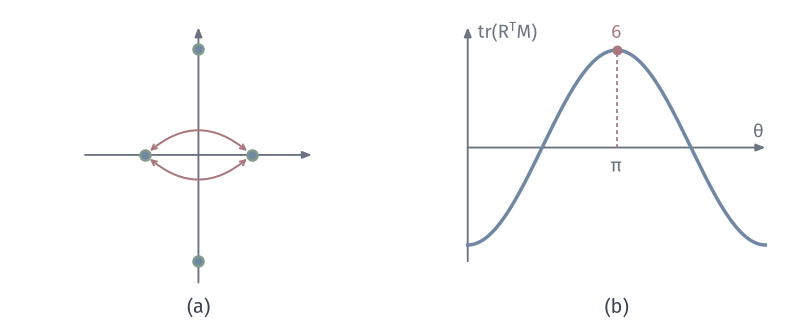

Source code (Python):
from pathlib import Path
import sys
ROOT = next(p for p in Path(__file__).resolve().parents if (p/"build.sh").is_file() and (p/"tex/book.tex").is_file())
sys.path.insert(0, str(ROOT/"figures/04-spaces-measures-and-geometry/04-manifolds/matplotlib/mfd-common"))
from mfd3d import *
def axes_box(ax, x0, y0, w, h, xlim, ylim):
    """Plain axes at mm position on the canvas (data coordinates in the returned callable)."""
    sx, sy = w/(xlim[1]-xlim[0]), h/(ylim[1]-ylim[0])
    return (lambda x, y: (x0+(np.asarray(x)-xlim[0])*sx, y0+(np.asarray(y)-ylim[0])*sy))
def axis(ax, a, b, **kw):
    arrow(ax, a, b, color=MUTED, lw=.75, scale=5.5, zorder=2)

"""Mirror data: M=diag(2,-8); best rotation -I, residuals; tr(R^T M)=-6 cos(theta)."""
W, H = 112, 46
fig, ax = canvas(W, H)
x = np.array([[1, 0], [0, 2], [-1, 0], [0, -2.0]]); y = x*np.array([1, -1]); rot = -x
s = 7.5; cx, cy = 28, 24
axis(ax, (cx-16, cy), (cx+16, cy)); axis(ax, (cx, cy-18), (cx, cy+18))
P = lambda p: (cx+s*p[0], cy+s*p[1])
for i in range(4):
    a = P(rot[i]); b = P(y[i])
    if np.linalg.norm(rot[i]-y[i]) > .1:
        ax.annotate('', xy=b, xytext=a, arrowprops=dict(arrowstyle='<->,head_length=.25,head_width=.12', color=RED, lw=.8, shrinkA=2.4, shrinkB=2.4, connectionstyle='arc3,rad=-.45'), zorder=5)
for i in range(4):
    dot(ax, P(y[i]), GREEN, size=2.0, zorder=5)
    dot(ax, P(rot[i]), BLUE, size=1.1, zorder=6)
panel_tag(ax, cx, 1.7, '(a)')
x0, y0, w, h = 66, 9, 42, 33
xlim, ylim = (0, 2*np.pi), (-7, 7.4)
T = axes_box(ax, x0, y0, w, h, xlim, ylim)
axis(ax, T(0, 0), T(xlim[1], 0)); axis(ax, T(0, ylim[0]), T(0, ylim[1]))
th = np.linspace(0, 2*np.pi, 400); ax.plot(*T(th, -6*np.cos(th)), color=BLUE, lw=1.4, zorder=3)
dot(ax, T(np.pi, 6), RED); label(ax, T(np.pi, 6)+np.array([0, 2.5]), '6', 7.5, RED)
ax.plot(*T([np.pi, np.pi], [0, 6]), color=RED, lw=.7, ls=(0, (2.2, 1.8)))
label(ax, T(np.pi, 0)+np.array([0, -2.6]), r'$\pi$', 7.5, MUTED); label(ax, T(xlim[1], 0)+np.array([-.2, 2.1]), r'$\theta$', 7.5, MUTED, ha='right')
label(ax, T(-.0, ylim[1])+np.array([1.4, -.7]), r'$\mathrm{tr}(\mathbf{R}^{T}\mathbf{M})$', 7.5, MUTED, ha='left')
panel_tag(ax, 87, 1.7, '(b)')
save(fig, Path(__file__).resolve().parent, 'figure', {'formula': 'y mirror of x; R=-I; tr(R^T M)=-6cos theta'})
